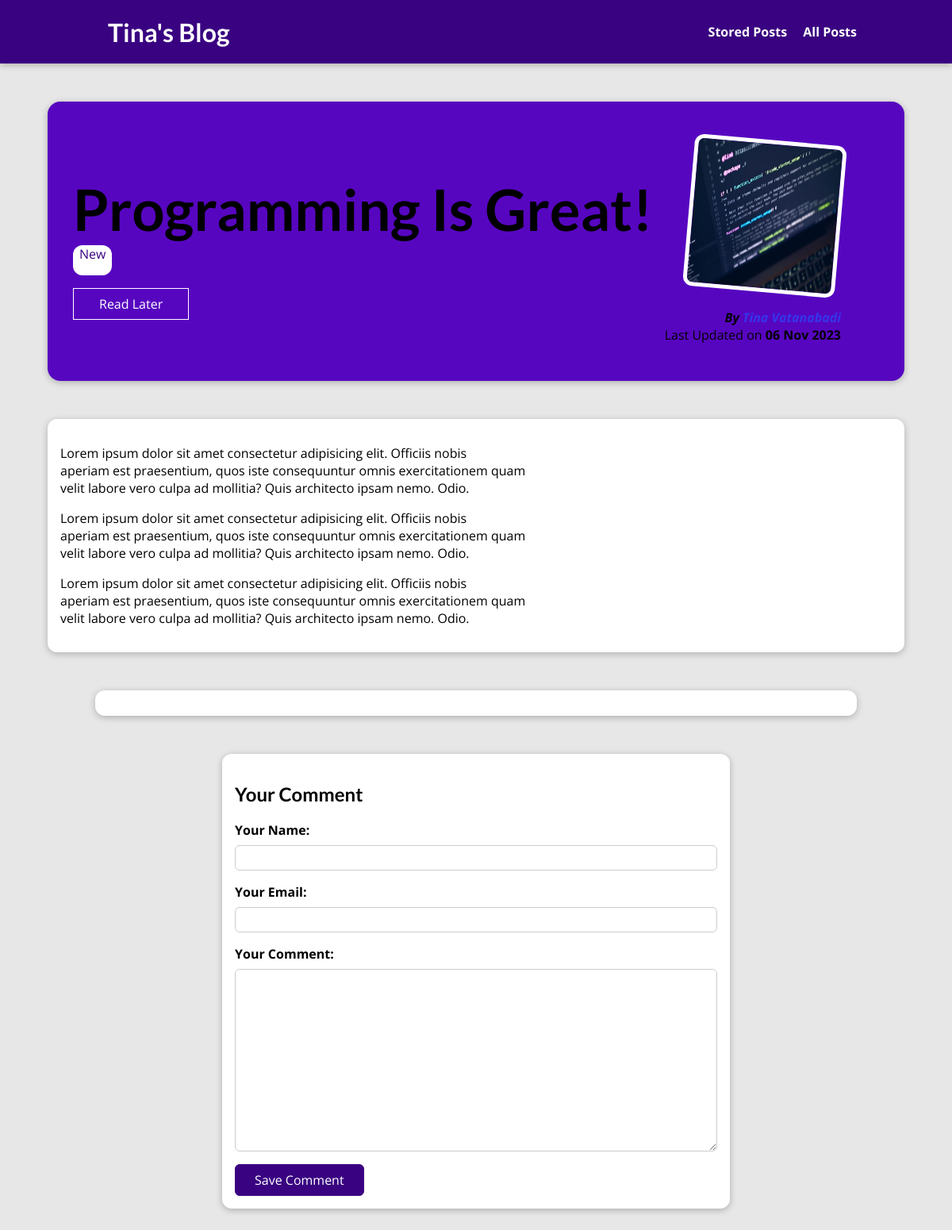
Page /posts/programming-is-fun on the committed database.
### blog/models.py (models this page shows, shortened)
class Post(models.Model):
    title = models.CharField(max_length=150)
    excerpt = models.CharField(max_length=200)
    image = models.ImageField(upload_to="posts", null=True)
    date = models.DateField(auto_now=True)
    slug = models.SlugField(unique=True, db_index=True)
    content = models.TextField(validators=[MinLengthValidator(10)])
    author = models.ForeignKey(
        Author, on_delete=models.SET_NULL, related_name="posts", null=True)
    tags = models.ManyToManyField(Tag)

class Tag(models.Model):
    caption = models.CharField(max_length=100)

class Author(models.Model):
    first_name = models.CharField(max_length=150)
    last_name = models.CharField(max_length=150)
    email = models.EmailField(max_length=150)
    def full_name(self):
        return f"{self.first_name} {self.last_name}"
    def __str__(self):
        return self.full_name()

### blog/views.py (the view, shortened to what this page needs)
# urls.py: path("posts/<slug:slug>", views.SinglePostView.as_view(), name="post-details"),
class SinglePostView(View):
    def is_stored_post(self, request, post_id):
        stored_posts = request.session.get("stored_posts")
        if stored_posts is not None:
            is_saved_for_later = post_id in stored_posts
        else:
            is_saved_for_later = False
        return is_saved_for_later
    def get(self,request, slug):
        post = Post.objects.get(slug=slug)
        context = {
            "post": post,
            "post_tags": post.tags.all(),
            "comment_form": CommentForm(),
            "comments": post.comments.all().order_by("-id"),
            "saved_for_later": self.is_stored_post(request, post.id)
        }
        return render(request, "blog/post-detail.html",context)

### blog/forms.py
class CommentForm(forms.ModelForm):
    class Meta:
        model = Comment
        exclude = ["post"]
        labels = {
            "user_name": "Your Name",
            "user_email": "Your Email",
            "text": "Your Comment"
        }

### blog/templates/blog/post-detail.html (shortened to what this page needs)
{% extends "base.html" %}
{% load static %}
{% block css_files %}
<link rel="stylesheet" href="{% static 'blog/post-detail.css' %}" />
{% endblock %}
{% block content %}
<section id="summary">
    <h2>{{ post.title }}</h2>
    <div>
    {% for tag in post_tags %}
    <span class="tag">{{tag.caption}}</span>
    {% endfor %}
    </div>
    <div id="read-later">
        <form action="{% url 'read-later' %}" method="POST">
            <button>
                {% if saved_for_later %}
                Remove from "Read Later" List
                {% else %}
                Read Later
                {% endif %}
            </button>
        </form>
    </div>
    <article>
        <img src="{{ post.image.url }}" alt="{{ post.title }}" />
        <address>
            By <a href="mailto:{{post.author.email_address}}">{{ post.author }} </a>
        </address>
        <div>
            Last Updated on <time>{{post.date|date:"d M Y"}}</time>
        </div>
    </article>
</section>
<main>
    {{post.content|linebreaks}}
</main>
<section id="comments">
</section>
<section id="comment-form">
    <h2>Your Comment</h2>
    <form action="{% url 'post-details' post.slug %}" method="POST">
        {% for form_field in comment_form %}
            <div class="form-control {% if form_field.errors %} invalid {% endif %}">
                {{ form_field.label_tag }}
                {{ form_field }}
            </div>
        {% endfor %}
        <button>Save Comment</button>
    </form>
</section>
{% endblock %}

### static/app.css (style rules this page uses)
* { box-sizing: border-box; }
html { font-family: 'Open Sans', 'Lato', sans-serif; }
body { margin: 0; }
h1, h2, h3 { font-family: 'Lato', sans-serif; font-weight: bold; }

### blog/static/blog/post-detail.css (style rules this page uses)
body { background-color: #e7e7e7; }
#summary { margin: 8rem auto 3rem auto; padding: 2rem; width: 90%; max-width: 90rem; border-radius: 16px; background-color: #5706c0; position: relative; box-shadow: 0 2px 8px rgba(0, 0, 0, 0.25); height: 22rem; }
#summary h2 { color: white; font-size: 4.5rem; margin-bottom: 0.2rem; }
#summary article { position: absolute; top: 2rem; right: 3rem; padding: 1rem 2rem; border-radius: 12px; text-align: right; color: black; }
#summary article img { width: 12rem; height: 12rem; border-radius: 12px; transform: rotateZ(5deg); border: 5px solid white; margin-bottom: 1rem; }
#summary address { font-weight: bold; }
#summary time { font-weight: bold; }
#summary a { color: rgb(54, 54, 235); text-decoration: none; }
main { width: 90%; max-width: 90rem; margin: 3rem auto; background-color: white; padding: 1rem; border-radius: 12px; box-shadow: 0 2px 8px rgba(0, 0, 0, 0.25); }
.tag { background-color: white; color: #390281; padding:0% 0.5rem 1rem; border-radius: 12px; text-align: center; }
.form-control { margin-bottom: 1rem; }
.form-control label { font-weight: bold; margin-bottom: 0.5rem; display: block; }
.form-control input, .form-control textarea { display: block; width: 100%; font: inherit; padding: 0.25rem; border-radius: 6px; border: 1px solid #ccc; }
#comment-form { margin: 3rem auto; width: 90%; max-width: 40rem; border-radius: 12px; background-color: white; box-shadow: 0 2px 8px rgba(0, 0, 0, 0.25); padding: 1rem; }
#comment-form button { font:inherit; background-color: #390281; color: white; border: 1px solid #390281; padding: 0.5rem 1.5rem; border-radius: 6px; cursor: pointer; }
h2 { color: black !important; }
#comments { margin: 3rem auto; width: 90%; max-width: 60rem; border-radius: 12px; background-color: white; box-shadow: 0 2px 8px rgba(0, 0, 0, 0.25); padding: 1rem 2rem; }
#read-later { margin: 2rem 0; }
#read-later button { background-color: transparent; border: 1px solid white; padding: 0.5rem 2rem; font: inherit; color: white; cursor: pointer; }

### rows in the picture
Post: title "Programming Is Great!", image (picture), author "Tina Vatanabadi", date "06 Nov 2023", content "Lorem ipsum dolor sit amet consectetur adipisicing elit. Officiis nobis aperiam est praesentium, quos iste consequuntur omnis exercitationem quam velit labore vero culpa ad mollitia? Quis architecto ipsam nemo. Odio. Lorem ipsum dolor sit amet consectetur adipisicing elit. Officiis nobis aperiam est praesentium, quos iste consequuntur omnis exercitationem quam velit labore vero culpa ad mollitia? Quis architecto ipsam nemo. Odio. Lorem ipsum dolor sit amet consectetur adipisicing elit. Officiis nobis aperiam est praesentium, quos iste consequuntur omnis exercitationem quam velit labore vero culpa ad mollitia? Quis architecto ipsam nemo. Odio."
Tag: caption "New"
